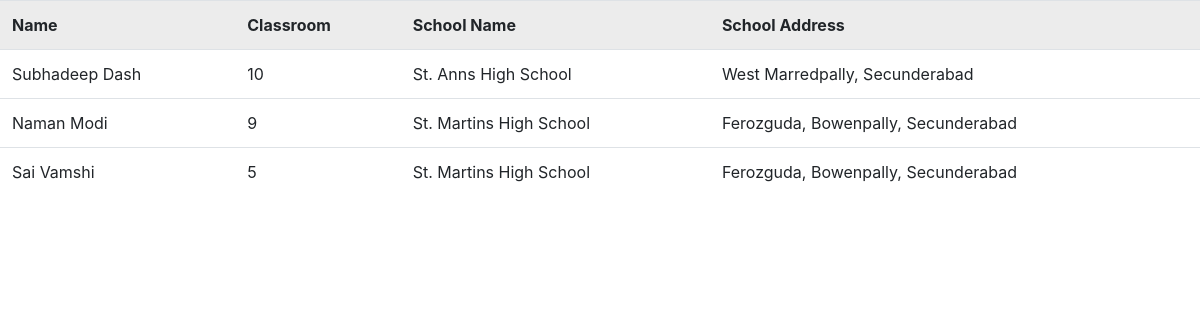
The app's page /application/list_students/ with its own data.
### Application/models.py (models this page shows, shortened)
class Student(models.Model):
    first_name = models.CharField(max_length=200)
    last_name = models.CharField(max_length=150)
    classRoom = models.IntegerField()
    school = models.ForeignKey("School", on_delete=models.CASCADE)

class School(models.Model):
    school_name = models.CharField(max_length=250)
    address = models.TextField()

### Application/views.py (the view)
# urls.py: path('list_students/', views.list_students, name="list_students")
def list_students(request):
    if request.method == "POST":
        student = Student(first_name = request.POST["first_name"],
        last_name = request.POST["last_name"],
        classRoom = request.POST["classRoom"],
        school = School.objects.get(pk=request.POST["school"]))
        student.save()
    return render(request, "list_students.html", {"Students": Student.objects.all()})

### Application/templates/list_students.html (shortened to what this page needs)
<!DOCTYPE HTML>
<html>
<head>
<link rel="stylesheet" href="https://stackpath.bootstrapcdn.com/bootstrap/4.3.1/css/bootstrap.min.css">
</head>
<body>
<div class="table-responsive">
    <table class="table table-hover">
        <tr>
            <th>Name</th>
            <th>Classroom</th>
            <th>School Name</th>
            <th>School Address</th>
        </tr>
        {% for i in Students %}
        <tr>
            <td>{{i.first_name}} {{i.last_name}}</td>
            <td>{{i.classRoom}}</td>
            <td>{{i.school.school_name}}</td>
            <td>{{i.school.address}}</td>
        </tr>
        {% endfor %}
    </table>
</div>
</body>
</html>

### records on screen
Student: first_name "Subhadeep", last_name "Dash", classRoom "10", school.school_name "St. Anns High School", school.address "West Marredpally, Secunderabad"
Student: first_name "Naman", last_name "Modi", classRoom "9", school.school_name "St. Martins High School", school.address "Ferozguda, Bowenpally, Secunderabad"
Student: first_name "Sai", last_name "Vamshi", classRoom "5", school.school_name "St. Martins High School", school.address "Ferozguda, Bowenpally, Secunderabad"
